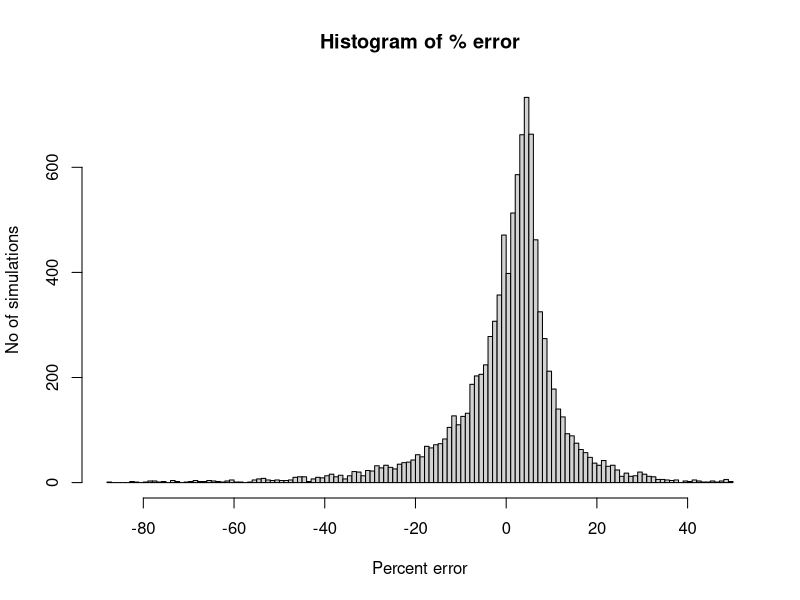
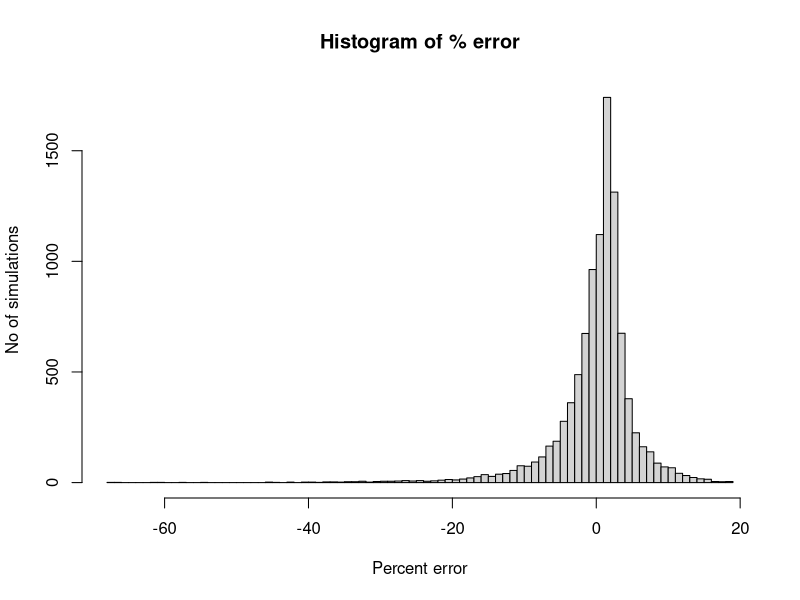
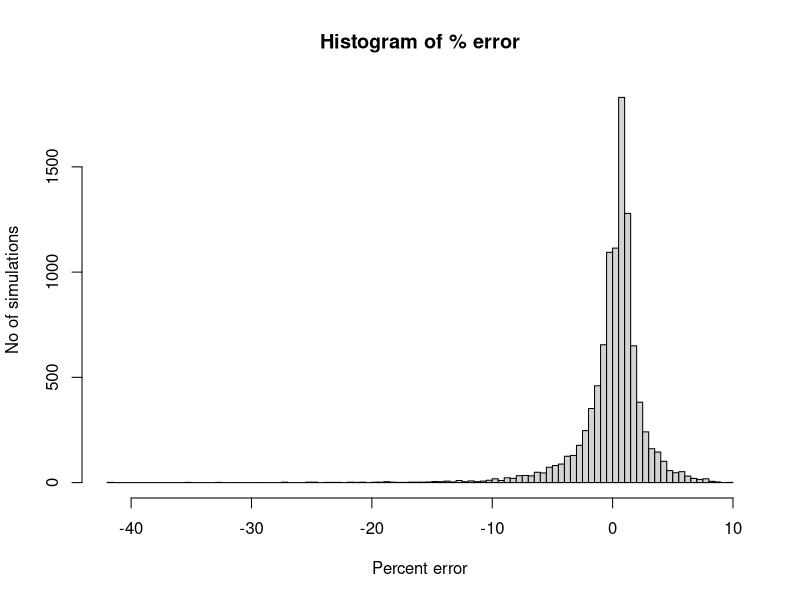
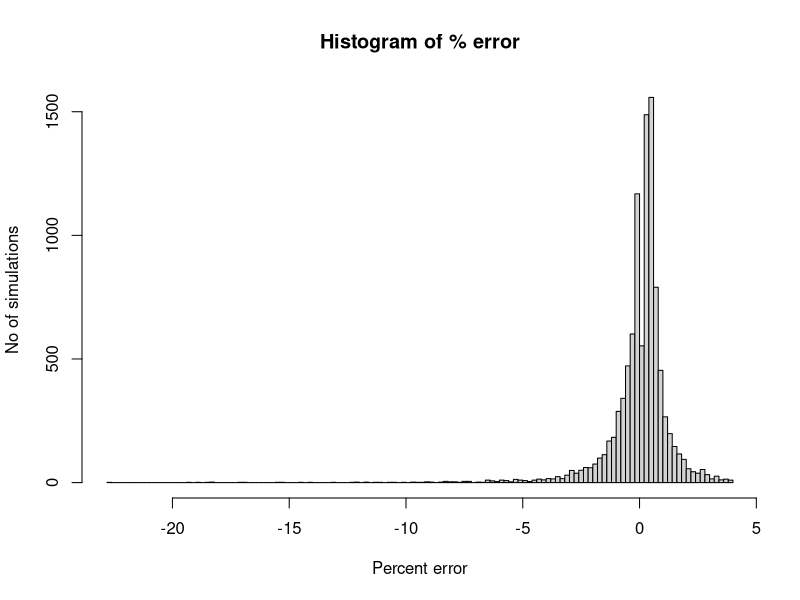

Generate these figures, in order, with R:
## ---- chunk 1

 

         set.seed(123)
        startTime<-proc.time()
        library(knitr)
         options(width=60)

         opts_chunk$set(comment = "", warning = FALSE, message = FALSE,
                       echo = TRUE, tidy = TRUE, size="tiny",  cache=FALSE,
                       progress=TRUE, tidy.opts=list(width.cutoff=60),
                         fig.width=7, fig.height=3.5,
                       cache.path = 'program_Cache/',
                       fig.path='figure/')
         
        # opts_chunk$set(tidy.opts=list(width.cutoff=80),tidy=TRUE) 
         
        knitr::knit_hooks$set(inline = function(x) {
          knitr:::format_sci(x, 'md')
        })
         
        
        options(scipen=999)  # remove scientific notation
        

        
        
 
## ---- chunk 2

p2 <- function(x) {formatC(x, format="f", digits=4)}

## ---- chunk 3


runSim <- function(nSim=1000,  sample.size.perc=10/100 ) {
  
  #set up an array to store parameter estimates
  estArray <- array(0, dim=c(nSim,3))
  
  for (i in 1:nSim) {
    
    N <- sample(100:1000,1)  # select a population size
    
    n <- round(sample.size.perc*N,0) # the sample size
    
    sample2 <- sample(N, n) # select a sample from the population
    
    est <- (n+1)/n*max(sample2) - 1 # apply formula
    
    est <-  round(est ,0) # estimate of pop size
    
    estArray[i,1] <- (est - N)/ N *100  # percentage error is captured
    estArray[i,2] <- N
    estArray[i,3] <- sample.size.perc
    
  }
  
  list(estArray=estArray )
  
}

## ---- chunk 4


  x<- runSim(nSim=10000,  sample.size.perc=2/100) # run simulation
  apply(x$estArray, 2, mean, na.rm=TRUE)[1]       # mean % error
  # median and 95% confidence intervals for % error
  quantile( x$estArray[,1] , prob=c(0.025, 0.5, 0.975))   
  hist(x$estArray[,1], breaks=100, main="Histogram of % error" , xlab="Percent error", ylab="No of simulations")     
  
## ---- chunk 5

  x<- runSim(nSim=10000,  sample.size.perc=5/100) # run simulation
  apply(x$estArray, 2, mean, na.rm=TRUE)[1]       # mean % error
  # median and 95% confidence intervals for % error
  quantile( x$estArray[,1] , prob=c(0.025, 0.5, 0.975))   
  hist(x$estArray[,1], breaks=100, main="Histogram of % error" , xlab="Percent error", ylab="No of simulations")               

## ---- chunk 6

  x<- runSim(nSim=10000,  sample.size.perc=10/100) # run simulation
  apply(x$estArray, 2, mean, na.rm=TRUE)[1]       # mean % error
  # median and 95% confidence intervals for % error
  quantile( x$estArray[,1] , prob=c(0.025, 0.5, 0.975))   
    hist(x$estArray[,1], breaks=100, main="Histogram of % error" , xlab="Percent error", ylab="No of simulations")     
    
## ---- chunk 7

  x<- runSim(nSim=10000,  sample.size.perc=20/100) # run simulation
  apply(x$estArray, 2, mean, na.rm=TRUE)[1]       # mean % error
  # median and 95% confidence intervals for % error
  quantile( x$estArray[,1] , prob=c(0.025, 0.5, 0.975))  
  hist(x$estArray[,1], breaks=100, main="Histogram of % error" , xlab="Percent error", ylab="No of simulations")              


## ---- chunk 8

sessionInfo()

## ---- chunk 9

stopTime<-proc.time()

